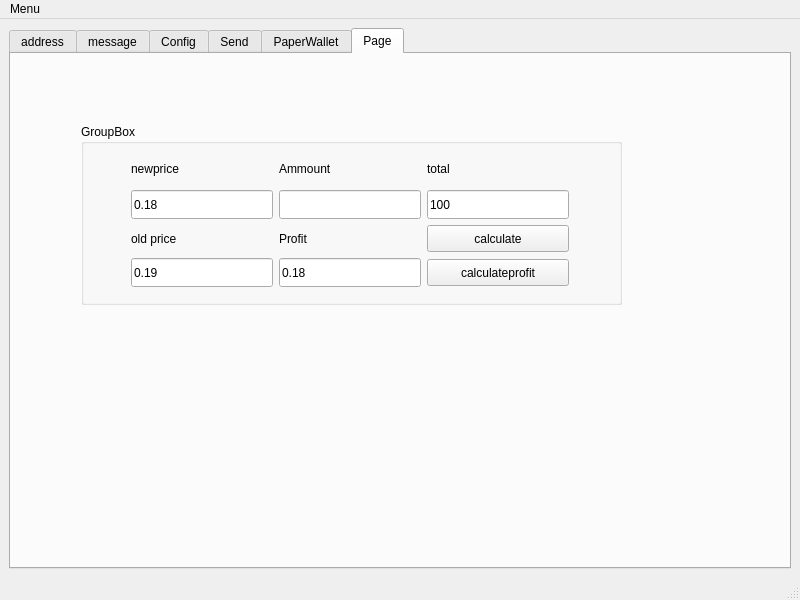
<?xml version="1.0" encoding="UTF-8"?>
<ui version="4.0">
 <class>MainWindow</class>
 <widget class="QMainWindow" name="MainWindow">
  <property name="geometry">
   <rect>
    <x>0</x>
    <y>0</y>
    <width>800</width>
    <height>600</height>
   </rect>
  </property>
  <property name="windowTitle">
   <string>MainWindow</string>
  </property>
  <widget class="QWidget" name="centralwidget">
   <layout class="QGridLayout" name="gridLayout_2">
    <item row="0" column="0">
     <widget class="QTabWidget" name="tabWidget">
      <property name="currentIndex">
       <number>5</number>
      </property>
      <widget class="QWidget" name="tab">
       <attribute name="title">
        <string>address</string>
       </attribute>
       <layout class="QGridLayout" name="gridLayout_5">
        <item row="0" column="0">
         <widget class="QGroupBox" name="groupBox_2">
          <property name="title">
           <string>GroupBox</string>
          </property>
          <layout class="QGridLayout" name="gridLayout_4">
           <item row="1" column="0">
            <widget class="QLineEdit" name="lineEdit"/>
           </item>
           <item row="2" column="0">
            <widget class="QPushButton" name="addressadd">
             <property name="text">
              <string>add</string>
             </property>
            </widget>
           </item>
           <item row="2" column="2">
            <widget class="QPushButton" name="addressremove">
             <property name="text">
              <string>remove</string>
             </property>
            </widget>
           </item>
           <item row="0" column="0">
            <widget class="QTabWidget" name="tabWidget_2">
             <property name="currentIndex">
              <number>0</number>
             </property>
             <widget class="QWidget" name="tab_5">
              <attribute name="title">
               <string>Send</string>
              </attribute>
              <layout class="QGridLayout" name="gridLayout_6">
               <item row="0" column="0">
                <widget class="QTableWidget" name="tableWidget"/>
               </item>
              </layout>
             </widget>
             <widget class="QWidget" name="tab_6">
              <attribute name="title">
               <string>Receive</string>
              </attribute>
              <layout class="QGridLayout" name="gridLayout_7">
               <item row="0" column="0">
                <widget class="QTableWidget" name="tableWidget_2"/>
               </item>
              </layout>
             </widget>
            </widget>
           </item>
          </layout>
         </widget>
        </item>
       </layout>
      </widget>
      <widget class="QWidget" name="tab_2">
       <attribute name="title">
        <string>message</string>
       </attribute>
       <layout class="QGridLayout" name="gridLayout">
        <item row="5" column="2">
         <widget class="QTextEdit" name="decodemessage"/>
        </item>
        <item row="2" column="1">
         <widget class="QLabel" name="label_22">
          <property name="text">
           <string>Public Key</string>
          </property>
         </widget>
        </item>
        <item row="5" column="1">
         <widget class="QTextEdit" name="message"/>
        </item>
        <item row="4" column="1">
         <widget class="QLabel" name="label_23">
          <property name="text">
           <string>Message</string>
          </property>
         </widget>
        </item>
        <item row="3" column="2">
         <widget class="QLineEdit" name="messageprivatekey"/>
        </item>
        <item row="3" column="1">
         <widget class="QLineEdit" name="messagepublickey"/>
        </item>
        <item row="6" column="2">
         <widget class="QPushButton" name="messagedecode">
          <property name="text">
           <string>decode from private key</string>
          </property>
         </widget>
        </item>
        <item row="6" column="1">
         <widget class="QPushButton" name="messagehashbtn">
          <property name="text">
           <string>hash</string>
          </property>
         </widget>
        </item>
        <item row="7" column="1">
         <widget class="QPushButton" name="messagesignbtn">
          <property name="text">
           <string>sign</string>
          </property>
         </widget>
        </item>
        <item row="2" column="2">
         <widget class="QLabel" name="label_21">
          <property name="text">
           <string>Private Key</string>
          </property>
         </widget>
        </item>
        <item row="8" column="1">
         <widget class="QPushButton" name="messageverifybtn">
          <property name="text">
           <string>verify</string>
          </property>
         </widget>
        </item>
       </layout>
      </widget>
      <widget class="QWidget" name="tab_3">
       <attribute name="title">
        <string>Config</string>
       </attribute>
       <layout class="QGridLayout" name="gridLayout_3">
        <item row="0" column="0">
         <widget class="QGroupBox" name="groupBox">
          <property name="title">
           <string>GroupBox</string>
          </property>
          <widget class="QLineEdit" name="configprivatekey">
           <property name="geometry">
            <rect>
             <x>140</x>
             <y>310</y>
             <width>411</width>
             <height>27</height>
            </rect>
           </property>
          </widget>
          <widget class="QLabel" name="label_9">
           <property name="geometry">
            <rect>
             <x>20</x>
             <y>280</y>
             <width>91</width>
             <height>17</height>
            </rect>
           </property>
           <property name="text">
            <string>Public Key</string>
           </property>
          </widget>
          <widget class="QLabel" name="label_3">
           <property name="geometry">
            <rect>
             <x>30</x>
             <y>80</y>
             <width>67</width>
             <height>17</height>
            </rect>
           </property>
           <property name="text">
            <string>test</string>
           </property>
          </widget>
          <widget class="QPushButton" name="configgeneratekeys">
           <property name="geometry">
            <rect>
             <x>590</x>
             <y>270</y>
             <width>99</width>
             <height>27</height>
            </rect>
           </property>
           <property name="text">
            <string>Generate</string>
           </property>
          </widget>
          <widget class="QLineEdit" name="configpublickey">
           <property name="geometry">
            <rect>
             <x>140</x>
             <y>270</y>
             <width>411</width>
             <height>27</height>
            </rect>
           </property>
          </widget>
          <widget class="QLabel" name="label_5">
           <property name="geometry">
            <rect>
             <x>30</x>
             <y>50</y>
             <width>67</width>
             <height>17</height>
            </rect>
           </property>
           <property name="text">
            <string>tx fee</string>
           </property>
          </widget>
          <widget class="QLineEdit" name="confignonce">
           <property name="geometry">
            <rect>
             <x>140</x>
             <y>40</y>
             <width>113</width>
             <height>27</height>
            </rect>
           </property>
           <property name="text">
            <string/>
           </property>
          </widget>
          <widget class="QLabel" name="label_10">
           <property name="geometry">
            <rect>
             <x>20</x>
             <y>320</y>
             <width>91</width>
             <height>17</height>
            </rect>
           </property>
           <property name="text">
            <string>Private Key</string>
           </property>
          </widget>
          <widget class="QLineEdit" name="gasprice">
           <property name="geometry">
            <rect>
             <x>140</x>
             <y>70</y>
             <width>113</width>
             <height>27</height>
            </rect>
           </property>
           <property name="text">
            <string/>
           </property>
          </widget>
          <widget class="QPushButton" name="loadwalletbtn">
           <property name="geometry">
            <rect>
             <x>320</x>
             <y>230</y>
             <width>99</width>
             <height>27</height>
            </rect>
           </property>
           <property name="text">
            <string>LoadWallet</string>
           </property>
          </widget>
          <widget class="QPushButton" name="configexportbtn">
           <property name="geometry">
            <rect>
             <x>420</x>
             <y>230</y>
             <width>99</width>
             <height>27</height>
            </rect>
           </property>
           <property name="text">
            <string>ExportWallet</string>
           </property>
          </widget>
         </widget>
        </item>
       </layout>
      </widget>
      <widget class="QWidget" name="tab_4">
       <attribute name="title">
        <string>Send</string>
       </attribute>
       <layout class="QGridLayout" name="gridLayout_10">
        <item row="0" column="0">
         <widget class="QLabel" name="label_7">
          <property name="text">
           <string>address</string>
          </property>
         </widget>
        </item>
        <item row="0" column="1" colspan="3">
         <widget class="QLineEdit" name="toaddress"/>
        </item>
        <item row="1" column="0">
         <widget class="QLabel" name="label_17">
          <property name="text">
           <string>ammount</string>
          </property>
         </widget>
        </item>
        <item row="1" column="1" colspan="3">
         <widget class="QLineEdit" name="toammount"/>
        </item>
        <item row="2" column="0" colspan="2">
         <widget class="QLabel" name="label_8">
          <property name="text">
           <string>from private key</string>
          </property>
         </widget>
        </item>
        <item row="2" column="2">
         <widget class="QListView" name="toprivatekey">
          <property name="enabled">
           <bool>false</bool>
          </property>
         </widget>
        </item>
        <item row="3" column="4">
         <widget class="QPushButton" name="tosendbrt">
          <property name="text">
           <string>Send</string>
          </property>
         </widget>
        </item>
       </layout>
      </widget>
      <widget class="QWidget" name="Receive">
       <attribute name="title">
        <string>PaperWallet</string>
       </attribute>
       <layout class="QGridLayout" name="gridLayout_8">
        <item row="0" column="0">
         <widget class="QGroupBox" name="groupBox_3">
          <property name="title">
           <string>deposit paper wallet</string>
          </property>
          <layout class="QGridLayout" name="gridLayout_9">
           <item row="6" column="2">
            <widget class="QLineEdit" name="paperammount"/>
           </item>
           <item row="5" column="0">
            <widget class="QLabel" name="label_19">
             <property name="text">
              <string>Send Address</string>
             </property>
            </widget>
           </item>
           <item row="6" column="0">
            <widget class="QLabel" name="label">
             <property name="text">
              <string>Ammount</string>
             </property>
            </widget>
           </item>
           <item row="7" column="0" colspan="2">
            <widget class="QPushButton" name="papersendbutton">
             <property name="text">
              <string>SendFromWallet</string>
             </property>
            </widget>
           </item>
           <item row="3" column="1">
            <widget class="QLineEdit" name="papersendto_2"/>
           </item>
           <item row="4" column="0">
            <widget class="QLabel" name="label_20">
             <property name="text">
              <string>from private key</string>
             </property>
            </widget>
           </item>
           <item row="4" column="1" colspan="2">
            <widget class="QListView" name="paperprivatekey">
             <property name="enabled">
              <bool>false</bool>
             </property>
            </widget>
           </item>
           <item row="5" column="2">
            <widget class="QLineEdit" name="papersendto"/>
           </item>
           <item row="2" column="1">
            <widget class="QLineEdit" name="paperammount_2"/>
           </item>
           <item row="2" column="0">
            <widget class="QLabel" name="label_2">
             <property name="text">
              <string>Public Key</string>
             </property>
            </widget>
           </item>
           <item row="3" column="0">
            <widget class="QLabel" name="label_24">
             <property name="text">
              <string>Private Key</string>
             </property>
            </widget>
           </item>
           <item row="2" column="2">
            <widget class="QPushButton" name="papergenerate">
             <property name="text">
              <string>Generate Wallet</string>
             </property>
            </widget>
           </item>
           <item row="3" column="2">
            <widget class="QPushButton" name="paperload">
             <property name="text">
              <string>Load Wallet</string>
             </property>
            </widget>
           </item>
           <item row="7" column="2">
            <widget class="QPushButton" name="papersendbutton_4">
             <property name="text">
              <string>export</string>
             </property>
            </widget>
           </item>
          </layout>
         </widget>
        </item>
       </layout>
      </widget>
      <widget class="QWidget" name="tab_7">
       <attribute name="title">
        <string>Page</string>
       </attribute>
       <widget class="QGroupBox" name="groupBox_4">
        <property name="geometry">
         <rect>
          <x>70</x>
          <y>70</y>
          <width>541</width>
          <height>181</height>
         </rect>
        </property>
        <property name="title">
         <string>GroupBox</string>
        </property>
        <widget class="QLineEdit" name="profit">
         <property name="geometry">
          <rect>
           <x>198</x>
           <y>134</y>
           <width>142</width>
           <height>29</height>
          </rect>
         </property>
         <property name="text">
          <string>0.18</string>
         </property>
        </widget>
        <widget class="QLabel" name="label_11">
         <property name="geometry">
          <rect>
           <x>198</x>
           <y>101</y>
           <width>142</width>
           <height>27</height>
          </rect>
         </property>
         <property name="text">
          <string>Profit</string>
         </property>
        </widget>
        <widget class="QPushButton" name="pushButton_2">
         <property name="geometry">
          <rect>
           <x>346</x>
           <y>135</y>
           <width>142</width>
           <height>27</height>
          </rect>
         </property>
         <property name="text">
          <string>calculateprofit</string>
         </property>
        </widget>
        <widget class="QLabel" name="label_4">
         <property name="geometry">
          <rect>
           <x>198</x>
           <y>30</y>
           <width>142</width>
           <height>30</height>
          </rect>
         </property>
         <property name="text">
          <string>Ammount</string>
         </property>
        </widget>
        <widget class="QLineEdit" name="ammount">
         <property name="enabled">
          <bool>true</bool>
         </property>
         <property name="geometry">
          <rect>
           <x>198</x>
           <y>66</y>
           <width>142</width>
           <height>29</height>
          </rect>
         </property>
         <property name="text">
          <string/>
         </property>
        </widget>
        <widget class="QLineEdit" name="newprice">
         <property name="geometry">
          <rect>
           <x>50</x>
           <y>66</y>
           <width>142</width>
           <height>29</height>
          </rect>
         </property>
         <property name="text">
          <string>0.18</string>
         </property>
        </widget>
        <widget class="QLabel" name="label_13">
         <property name="geometry">
          <rect>
           <x>50</x>
           <y>101</y>
           <width>142</width>
           <height>27</height>
          </rect>
         </property>
         <property name="text">
          <string>old price</string>
         </property>
        </widget>
        <widget class="QPushButton" name="pushButton">
         <property name="geometry">
          <rect>
           <x>346</x>
           <y>101</y>
           <width>142</width>
           <height>27</height>
          </rect>
         </property>
         <property name="text">
          <string>calculate</string>
         </property>
        </widget>
        <widget class="QLineEdit" name="oldprice">
         <property name="geometry">
          <rect>
           <x>50</x>
           <y>134</y>
           <width>142</width>
           <height>29</height>
          </rect>
         </property>
         <property name="text">
          <string>0.19</string>
         </property>
        </widget>
        <widget class="QLabel" name="label_6">
         <property name="geometry">
          <rect>
           <x>346</x>
           <y>30</y>
           <width>142</width>
           <height>30</height>
          </rect>
         </property>
         <property name="text">
          <string>total</string>
         </property>
        </widget>
        <widget class="QLabel" name="label_12">
         <property name="geometry">
          <rect>
           <x>50</x>
           <y>30</y>
           <width>142</width>
           <height>30</height>
          </rect>
         </property>
         <property name="text">
          <string>newprice</string>
         </property>
        </widget>
        <widget class="QLineEdit" name="total">
         <property name="geometry">
          <rect>
           <x>346</x>
           <y>66</y>
           <width>142</width>
           <height>29</height>
          </rect>
         </property>
         <property name="text">
          <string>100</string>
         </property>
        </widget>
       </widget>
      </widget>
     </widget>
    </item>
   </layout>
  </widget>
  <widget class="QMenuBar" name="menubar">
   <property name="geometry">
    <rect>
     <x>0</x>
     <y>0</y>
     <width>800</width>
     <height>31</height>
    </rect>
   </property>
   <widget class="QMenu" name="menuMenu">
    <property name="title">
     <string>Menu</string>
    </property>
    <addaction name="separator"/>
    <addaction name="separator"/>
    <addaction name="actionExit"/>
   </widget>
   <addaction name="menuMenu"/>
  </widget>
  <widget class="QStatusBar" name="statusbar"/>
  <action name="actionExit">
   <property name="text">
    <string>Exit</string>
   </property>
  </action>
 </widget>
 <resources/>
 <connections/>
</ui>
